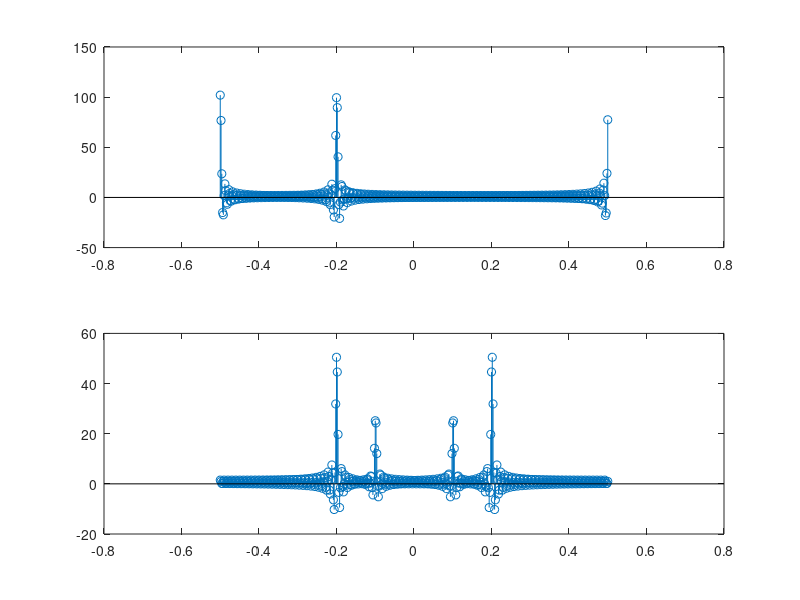

MATLAB code for this plot:
%% A 

x_1 = @(n) exp(j*2*pi*30/10 .* n) + exp(j*2*pi*33/10 .* n);
x_2 = @(n) cos(2*pi*30/100 .* n) + .5*cos(2*pi*40/100 .* n);

%% A1

N  = 10;
n = 0:N;

x1 = x_1(n);
x2 = x_2(n);

X1 = fft(x1);
X2 = fft(x2);

fr = -1/2:1/N:1/2;

subplot(2,1,1);
stem(fr, X1);

subplot(2,1,2);
stem(fr, X2);

%% A2

N = 500;
x1 = [x_1(n), zeros(1,N-10)];
x2 = [x_2(n), zeros(1,N-10)];

X1 = fft(x1);
X2 = fft(x2);

fr = -1/2:1/N:1/2;

subplot(2,1,1);
stem(fr, X1);

subplot(2,1,2);
stem(fr, X2);

%% A3

N = 100;
n = 0:N;
x1 = x_1(n);
x2 = x_2(n);

X1 = fft(x1);
X2 = fft(x2);

fr = -1/2:1/N:1/2;

subplot(2,1,1);
stem(fr, X1);

subplot(2,1,2);
stem(fr, X2);

%% A4

N = 500;
n = 0:100;
x1 = [x_1(n), zeros(1,N-100)];
x2 = [x_2(n), zeros(1,N-100)];

X1 = fft(x1);
X2 = fft(x2);

fr = -1/2:1/N:1/2;

subplot(2,1,1);
stem(fr, X1);

subplot(2,1,2);
stem(fr, X2);